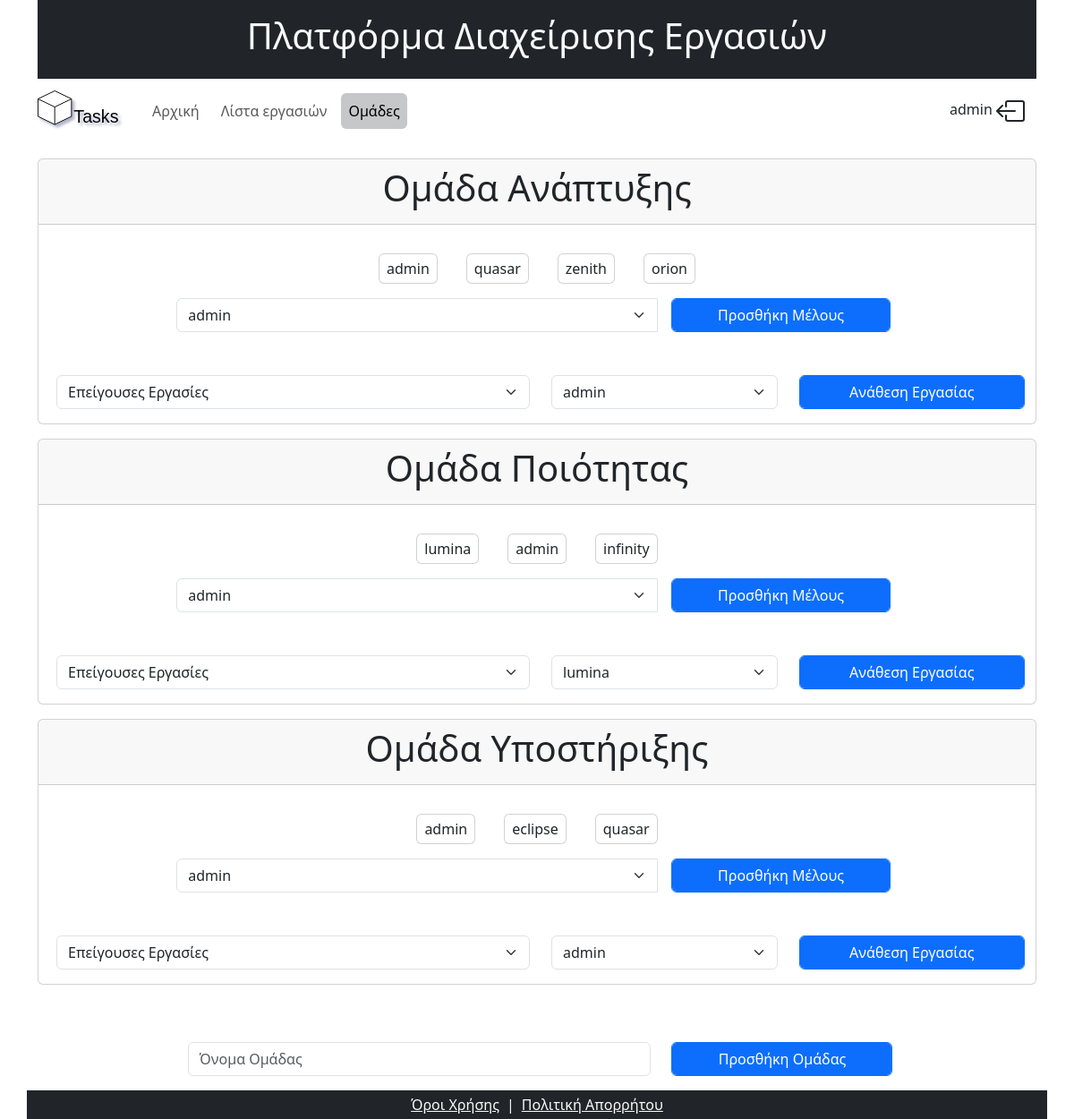
The page /teams (signed in) on the database its author committed.
### tables this page shows
CREATE TABLE `teams` (
  `id` int(11) NOT NULL,
  `name` varchar(30) NOT NULL
);

CREATE TABLE `users` (
  `id` int(11) NOT NULL,
  `username` varchar(25) NOT NULL,
  `password` varchar(60) NOT NULL,
  `name` varchar(50) DEFAULT NULL,
  `email` varchar(50) NOT NULL,
  `role` tinyint(4) NOT NULL
);

### app/libraries/App.php (called while the page is built, shortened)
<?php
class App
{
    public static function view(string $view, array $data = []): void
    {
        extract($data);
        require_once __DIR__ . '/../views/' . $view . '.php';
    }
    public static function component(string $component, array $data = []): void
    {
        extract($data);
        include(__DIR__ . '/../components/' . $component . '.php');
    }
    public static function getCurrentPage(): string
    {
        $page = ltrim(parse_url($_SERVER['REQUEST_URI'], PHP_URL_PATH), '/');
        return $page;
    }
    public static function getSubdir(): string
    {
        return str_replace($_SERVER['DOCUMENT_ROOT'], '', dirname($_SERVER['PHP_SELF']));
    }
}

### app/controllers/TeamsController.php (called while the page is built, shortened)
<?php
class TeamsController extends Controller
{
    private TeamsService $teamsService;
    private UserService $userService;
    private TasksListService $tasksListService;
    public function __construct()
    {
        $this->teamsService = new TeamsService();
        $this->userService = new UserService();
        $this->tasksListService = new TasksListService();
    }
    public function index(): void
    {
        $users = [];
        $tasksLists = [];
        try {
            $users = $this->userService->getAll();
        } catch (\Exception $e) {
            $this->returnError(400, $e->getMessage());
        }
        try {
            $tasksLists = $this->tasksListService->getAll();
        } catch (\Exception $e) {
            $this->returnError(400, $e->getMessage());
        }
        try {
            $teams = $this->teamsService->getAll();
            App::view('teams', [
                'teams' => $teams,
                'users' => $users,
                'tasksLists' => $tasksLists
            ]);
        } catch (\Exception $e) {
            $this->returnError(400, $e->getMessage());
        }
    }
}

### app/routes/web.php (called while the page is built, shortened)
<?php
Route::run();

### index.php (called while the page is built, shortened)
<?php
require './app/routes/web.php';

### app/libraries/Permission.php (called while the page is built, shortened)
<?php
class Permission
{
    private static array $permissions = [
        'index' => [
            'all'
        ],
        'login' => [
            'all'
        ],
        'register' => [
            'all'
        ],
        'tasks' => [
            'login', 1
        ],
        'teams' => [
            'login', 0
        ],
    ];
    public static function getPermissionFor(string $action): bool
    {
        $permissionsForAction = self::$permissions[$action];
        if (in_array('login', $permissionsForAction)) {
            $permissionRole = $permissionsForAction[1];
            return true;
        }
        return false;
    }
}

### app/services/TeamsService.php (called while the page is built, shortened)
<?php
class TeamsService
{
    public function getAll(): array
    {
        $sql = "SELECT * FROM teams";
        try {
            $stmt = DB::$conn->prepare($sql);
            $stmt->execute();
            $stmt->setFetchMode(\PDO::FETCH_CLASS, '\apps4net\tasks\models\Team');
            $teams = $stmt->fetchAll();
        } catch (\PDOException $e) {
            throw new \Exception($e->getMessage());
        }
        return $teams;
    }
}

### app/models/Team.php (called while the page is built, shortened)
<?php
class Team
{
    private int $id;
    private string $name;
    public function getId(): int
    {
        return $this->id;
    }
    public function getName(): string
    {
        return $this->name;
    }
    public function getUsers(): array
    {
        $sql = "SELECT u.* FROM users u JOIN team_users tu ON u.id = tu.userId WHERE tu.teamId = :teamId";
        try {
            $stmt = DB::$conn->prepare($sql);
            $stmt->bindParam(':teamId', $this->id);
            $stmt->execute();
            $stmt->setFetchMode(\PDO::FETCH_CLASS, '\apps4net\tasks\models\User');
            $users = $stmt->fetchAll();
        } catch (\PDOException $e) {
            throw new \Exception("Error: " . $e->getMessage());
        }
        return $users;
    }
}

### app/models/User.php (called while the page is built, shortened)
<?php
class User implements JsonSerializable
{
    private int $id;
    private string $username;
    public function getId(): int
    {
        return $this->id;
    }
    public function getUsername(): string
    {
        return $this->username;
    }
}

### app/services/UserService.php (called while the page is built, shortened)
<?php
class UserService
{
    public function getAll(): array
    {
        $sql = "SELECT * FROM users";
        try {
            $stmt = DB::$conn->prepare($sql);
            $stmt->execute();
            $stmt->setFetchMode(\PDO::FETCH_CLASS, '\apps4net\tasks\models\User');
            $users = $stmt->fetchAll();
        } catch (\PDOException $e) {
            throw new \Exception($e->getMessage());
        }
        return $users;
    }
}

### app/services/TasksListService.php (called while the page is built, shortened)
<?php
class TasksListService
{
    public function getAll(): array
    {
        $sql = "SELECT tl.* FROM tasks_list tl
                JOIN list_users lu ON tl.id = lu.tasksListId
                WHERE lu.userId = :userId
                ORDER BY tl.statusId ASC";
        try {
            $stmt = DB::$conn->prepare($sql);
            $stmt->bindParam(':userId', $_SESSION['userId']);
            $stmt->execute();
            $stmt->setFetchMode(\PDO::FETCH_CLASS, '\apps4net\tasks\models\TasksList');
            $tasksList = $stmt->fetchAll();
        } catch (\PDOException $e) {
            throw new \Exception($e->getMessage());
        }
        return $tasksList;
    }
}

### app/models/TasksList.php (called while the page is built, shortened)
<?php
class TasksList
{
    private int $id;
    private string $title;
    public function getId(): int
    {
        return $this->id;
    }
    public function getTitle(): string
    {
        return $this->title;
    }
}

### app/components/addUserToTeamForm.php (the view, shortened to what this page needs)
<form id="addUserForm<?= $team?->getId() ?>" action="api/addUserToTeam" method="POST"
      class="input-group mt-3 w-75 row mx-auto">
    <select class="form-select" name="user" aria-label="Χρήστης">
        <?php
        foreach ($users as $user) {
            ?>
            <option value="<?= $user->getId() ?>"><?= $user->getUsername() ?></option>
            <?php
        }
        ?>
    </select>
    <div class="col-12 col-lg-4 mt-2 mt-lg-0">
        <button class="form-control btn btn-primary mx-1 text-nowrap" type="button"
                onclick="addUserToTeam(<?= $team?->getId() ?>)">Προσθήκη
            Μέλους
        </button>
    </div>
</form>

### app/libraries/Route.php (shortened to what this page needs)
<?php
class Route
{
    private static array $routes = [];
    private string $route;
    private array $controllerAction;
    private function addRoute(string $method): void
    {
        if (count($this->controllerAction) === 2) {
            $controller = $this->controllerAction[0];
            $action = $this->controllerAction[1];
            if (is_string($controller)) {
                $controller = new $controller();
                $this->controllerAction = [new $controller, $action];
            }
            if (is_object($controller) && method_exists($controller, $action)) {
                self::$routes[$this->route] = [$this->controllerAction, $method];
            } else {
                throw new \InvalidArgumentException('Controller action is not callable');
            }
        } else {
            throw new \InvalidArgumentException('Controller action must be an array with 2 elements');
        }
    }
    public static function run(): void
    {
        $path = parse_url($_SERVER['REQUEST_URI'], PHP_URL_PATH);
        $currentRootDir = dirname($_SERVER['PHP_SELF']);
        $subdirectory = str_replace($_SERVER['DOCUMENT_ROOT'], '', $currentRootDir);
        $path = substr($path, strlen($subdirectory));
        $path = rtrim($path, '/');
        $path = ltrim($path, '/');
        $callback = self::$routes[$path];
        if ($callback && is_array($callback)) {
            $controller = $callback[0][0];
            $action = $callback[0][1];
            $method = $callback[1];
            if ($_SERVER['REQUEST_METHOD'] == $method && method_exists($controller, $action)) {
                $controller->$action();
            }
        } else {
            http_response_code(404);
            echo json_encode([
                "message" => "Controller Not found"
            ]);
        }
    }
}

### app/views/teams.php (shortened to what this page needs)
<!DOCTYPE html>
<html lang="en">
<?php App::component('head'); ?>
<body>
<div class="container">
    <?php App::component('header'); ?>
    <section class="mb-5">
        <div class="container text-center">
            <div class="row">
                <?php
                foreach ($teams as $team) {
                    App::component('team', [
                        'team' => $team,
                        'users' => $users,
                        'tasksLists' => $tasksLists
                    ]);
                }
                ?>
            </div>
           <?php App::component('createTeamForm'); ?>
        </div>
    </section>
    <?php App::component('footer'); ?>
</div>
</body>
</html>

### app/components/head.php (shortened to what this page needs)
<head>
    <link href="../css/custom.css" rel="stylesheet">
    <link href="https://cdn.jsdelivr.net/npm/bootstrap@5.3.2/dist/css/bootstrap.min.css" rel="stylesheet"
>
</head>

### app/components/header.php (shortened to what this page needs)
<?php
function isActive(string $pageToCheck): string
{
    return (App::getCurrentPage() === $pageToCheck) ? 'active' : '';
}
?>
<header>
    <div class="bg-dark text-center text-light py-3">
        <h1>Πλατφόρμα Διαχείρισης Εργασιών</h1>
    </div>
    <nav class="navbar navbar-expand-lg navbar-light my-0">
        <a class="navbar-brand" href="<?= App::getSubdir() ?>">
            <img src="images/logo.svg" alt="Logo" width="100">
        </a>
        <div class="collapse navbar-collapse" id="navbarSupportedContent">
            <ul class="navbar-nav">
                <li class="nav-item mx-1">
                    <a class="nav-link btn btn-light <?php echo isActive('index'); ?>" href="<?= App::getSubdir() ?>">Αρχική</a>
                </li>
                <?php
                if (Permission::getPermissionFor('tasks')) {
                    ?>
                    <li class="nav-item mx-1">
                        <a class="nav-link btn btn-light <?php echo isActive('tasks'); ?>" href="tasks">Λίστα εργασιών</a>
                    </li>
                    <?php
                }
                if (Permission::getPermissionFor('teams')) {
                    ?>
                    <li class="nav-item mx-1">
                        <a class="nav-link btn btn-light <?php echo isActive('teams'); ?>" href="teams">Ομάδες</a>
                    </li>
                    <?php
                }
                ?>
            </ul>
            <?php
            if (!isset($_SESSION['username'])) {
                ?>
                <a class="btn ms-auto" href="login" title="Είσοδος">
                    <svg xmlns="http://www.w3.org/2000/svg" width="32" height="32" fill="currentColor"
                         class="bi bi-box-arrow-in-right" viewBox="0 0 16 16">
                        <path fill-rule="evenodd"
                              d="M6 3.5a.5.5 0 0 1 .5-.5h8a.5.5 0 0 1 .5.5v9a.5.5 0 0 1-.5.5h-8a.5.5 0 0 1-.5-.5v-2a.5.5 0 0 0-1 0v2A1.5 1.5 0 0 0 6.5 14h8a1.5 1.5 0 0 0 1.5-1.5v-9A1.5 1.5 0 0 0 14.5 2h-8A1.5 1.5 0 0 0 5 3.5v2a.5.5 0 0 0 1 0z"/>
                        <path fill-rule="evenodd"
                              d="M11.854 8.354a.5.5 0 0 0 0-.708l-3-3a.5.5 0 1 0-.708.708L10.293 7.5H1.5a.5.5 0 0 0 0 1h8.793l-2.147 2.146a.5.5 0 0 0 .708.708l3-3z"/>
                    </svg>
                </a>
                <?php
            } else {
                ?>
                <a class="btn ms-auto" href="logout" title="Έξοδος">
                    <span><?php echo $_SESSION['username']; ?></span>
                </a>
                <?php
            }
            ?>
        </div>
    </nav>
</header>

### app/components/team.php (shortened to what this page needs)
<div class="card col-12 mt-3 px-0">
    <div class="card-header">
        <h1><?= $team?->getName() ?? 'Some team' ?></h1>
    </div>
    <div class="card-body">
        <div id="usersInTeam<?= $team->getId() ?>" class="d-flex justify-content-center mt-3">
            <?php
            foreach ($team->getUsers() as $user) {
                App::component('user', ['user' => $user]);
            }
            ?>
        </div>
        <div class="row">
           <?php App::component('addUserToTeamForm', ['team' => $team, 'users' => $users]); ?>
        </div>
       <?php App::component('addUserToListForm', ['team' => $team, 'tasksLists' => $tasksLists]); ?>
    </div>
</div>

### app/components/user.php
<div class="card mx-3 text-center">
    <div class="card-body py-1 px-2">
        <span><?= $user->getUsername() ?></span>
    </div>
</div>

### app/components/addUserToListForm.php
<form id="addUserToListForm<?= $team->getId() ?>" action="api/addUserToList" method="POST" class="row mt-5">
    <div class="col-12 col-lg-6 mt-2 mt-lg-0">
        <select class="form-select mx-1" name="tasksList" id="tasksList" aria-label="Εργασία">
            <?php
            foreach ($tasksLists as $list) {
                ?>
                <option value="<?= $list->getId() ?>"><?= $list->getTitle() ?></option>
                <?php
            }
            ?>
        </select>
    </div>
    <div class="col-12 col-lg-3 mt-2 mt-lg-0">
        <select class="form-select mx-1" name="user" id="user" aria-label="Μέλος">
            <?php
            $users = $team->getUsers();
            if (count($users) == 0) {
                ?>
                <option value="" disabled selected>Επιλογή χρήστη</option>
                <?php
            } else {
                foreach ($team->getUsers() as $user) {
                    ?>
                    <option value="<?= $user->getId() ?>"><?= $user->getUsername() ?></option>
                    <?php
                }
            }
            ?>
        </select>
    </div>
    <div class="col-12 col-lg-3 mt-2 mt-lg-0">
        <button class="form-control btn btn-primary mx-1" type="button"
                onclick="addUserToList(<?= $team->getId() ?>)">Ανάθεση Εργασίας
        </button>
    </div>
</form>

### app/components/createTeamForm.php
<div class="row my-5">
    <form id="createTeamForm" action="api/createTeam" method="POST"
          class="input-group mt-3 w-75 mx-auto row">
        <div class="col-12 col-lg-8 mt-2 mt-lg-0">
            <input type="text" class="form-control mx-1" name="name" placeholder="Όνομα Ομάδας"
                   aria-label="Όνομα Ομάδας">
        </div>
        <div class="col-12 col-lg-4 mt-2 mt-lg-0">
            <button class="form-control btn btn-primary mx-1" type="submit">Προσθήκη Ομάδας</button>
        </div>
    </form>
</div>

### app/components/footer.php
<footer class="fixed-bottom">
    <div class="container bg-dark text-light py-1 text-center">
        <div class="d-flex justify-content-center">
            <span class="mx-1"><a href="#" class="text-light">Όροι Χρήσης</a></span>
            <span class="mx-1">|</span>
            <span class="mx-1"><a href="#" class="text-light">Πολιτική Απορρήτου</a></span>
        </div>
    </div>
</footer>

### css/custom.css (style rules this page uses)
body { background-color: #f5f5f5; font-family: 'Roboto', sans-serif; font-size: 16px; font-weight: 400; line-height: 1.5; color: #212529; margin: 0; padding: 0; }
.card { z-index: 5; }

### rows shown on the page
teams: name "Ομάδα Ανάπτυξης"
users: username "admin"
users: username "quasar"
users: username "zenith"
users: username "orion"
teams: name "Ομάδα Ποιότητας"
users: username "lumina"
users: username "infinity"
teams: name "Ομάδα Υποστήριξης"
users: username "eclipse"

### other values the page prints
$_SESSION['username'] "admin"
form field user "admin"
form field tasksList "Επείγουσες Εργασίες"
form field user "lumina"
